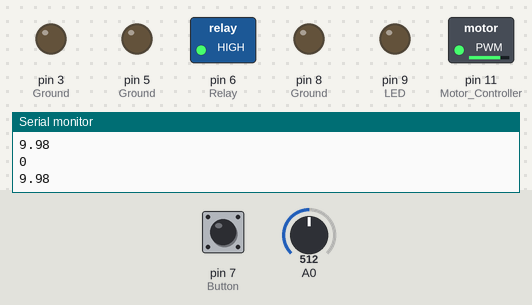
A sketch run on a simulated Arduino Uno, built with avr-gcc and run on an emulated ATmega328P. On the bench: switched loads named in the sketch (green lamp = pin HIGH), output pins drawn as LEDs (lit = HIGH), the last lines printed to the serial monitor. Dashed ring = blinking. The test bench sets the inputs (shaded band); at power-on: pin 7 (Button) LOW, A0 = 512. Pins used as bus, display or sensor lines are not drawn.

Above: at 1.2 s.
1.3 s: pin 7 (Button) pulled HIGH for 3.2 s
At 5.1 s:
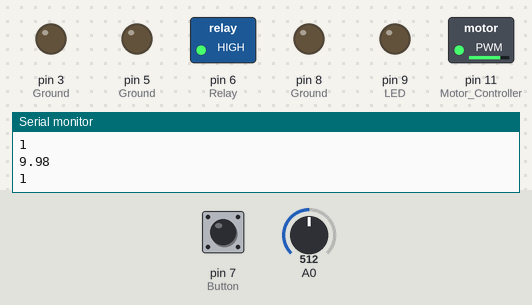
6.0 s: A0 set to 716
At 7.2 s:
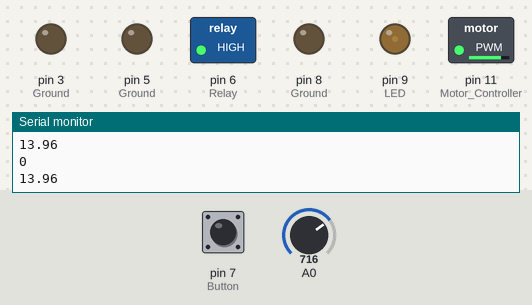
7.5 s: pin 7 (Button) pulled HIGH for 0.15 s
At 7.9 s:
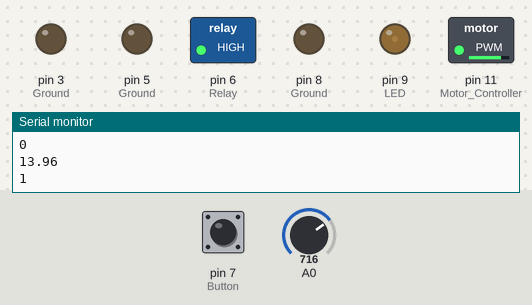
9.1 s: A0 set to 122
At 9.8 s:
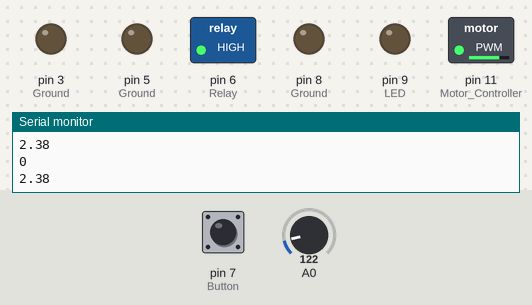
10.6 s: pin 7 (Button) pulled HIGH for 1 s
At 11.5 s:
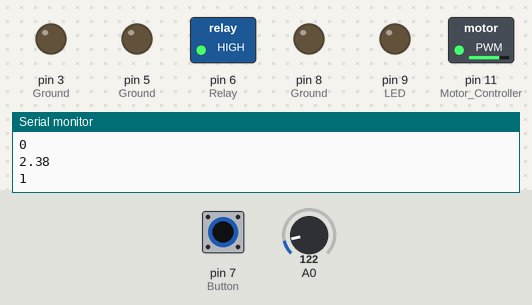
Timing chart, 0 to 13.6 s (numbered marks = the images above; inputs shaded):
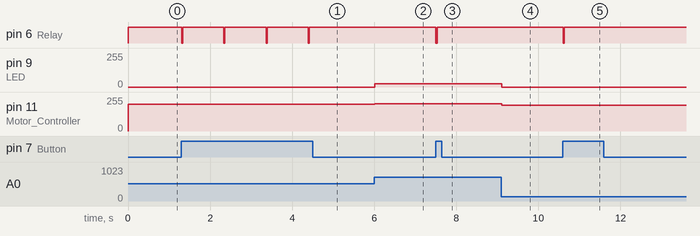

Measured:
- after the input at 1.3 s, pin 6 (Relay): alternates HIGH for 1.0 s and LOW for 0.03 s, starting at once
- after the input at 6.0 s, pin 9 (LED): 0/255 → 25/255 at once; pin 11 (Motor_Controller): 199/255 → 203/255 at once
- after the input at 7.5 s, pin 6 (Relay): HIGH → LOW at once, → HIGH 0.03 s later
- after the input at 9.1 s, pin 9 (LED): 25/255 → 0/255 at once; pin 11 (Motor_Controller): 203/255 → 192/255 at once
- after the input at 10.6 s, pin 6 (Relay): HIGH → LOW at once, → HIGH 0.03 s later

The sketch:

Sidelines.ino
```cpp
double value;
int button = 0;

void setup() {

   Serial.begin(9600);
   pinMode(11, OUTPUT);              //Motor Controller
   pinMode(9, OUTPUT);               //LED
   pinMode(7, INPUT);                //Button


   pinMode(8, OUTPUT);               //Ground
   pinMode(5, OUTPUT);               //Ground
   pinMode(3, OUTPUT);               //Ground

   pinMode(4, OUTPUT);               //VCC
   digitalWrite(4, HIGH);
   pinMode(2, OUTPUT);               //VCC
   digitalWrite(2, HIGH);

   pinMode(6, OUTPUT);               //Relay
   digitalWrite(6, HIGH);


}

void loop() {

   value = analogRead(A0) * 0.0195;
   Serial.println(value);
   analogWrite(11, value + 190);


   if(value > 12)
      analogWrite(9, 25);
   else
      digitalWrite(9, LOW);

      Serial.println(digitalRead(7));

   if(digitalRead(7)){

      digitalWrite(6, LOW);
      delay(27);
      digitalWrite(6, HIGH);
      delay(1000);

   }


}
```
